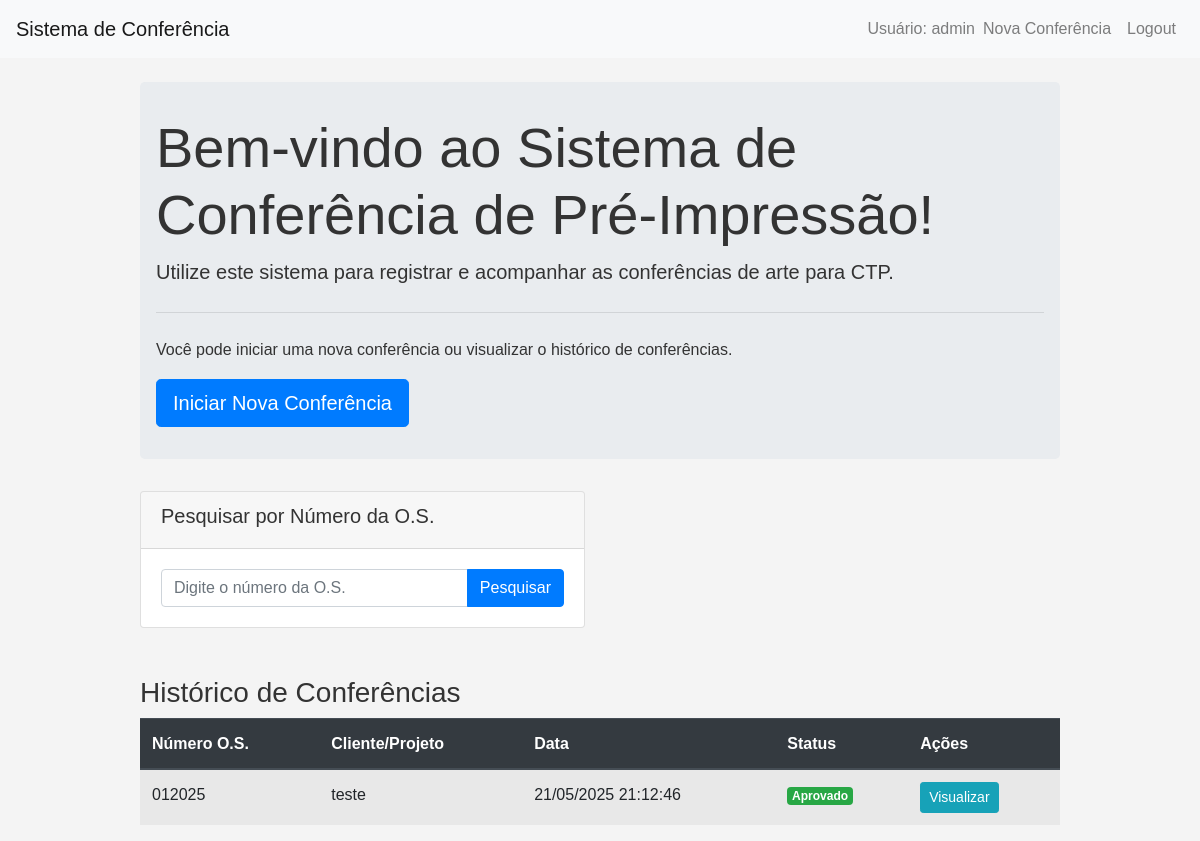
Page / (signed in) on the committed database.
### app.py (models this page shows)
class Conferencia(db.Model):
    __tablename__ = "Conferencias"
    id_conferencia = db.Column(db.Integer, primary_key=True, autoincrement=True)
    id_usuario_responsavel = db.Column(db.Integer, db.ForeignKey("Usuarios.id_usuario"), nullable=False)
    numero_os = db.Column(db.String(100), nullable=False, index=True)
    nome_cliente_projeto = db.Column(db.String(200))
    nome_arquivo_original = db.Column(db.String(255))
    data_inicio_conferencia = db.Column(db.DateTime, default=datetime.datetime.utcnow)
    data_fim_conferencia = db.Column(db.DateTime)
    observacoes_gerais = db.Column(db.Text)
    status_conferencia = db.Column(db.String(50), default="Em Andamento") # Em Andamento, Aprovado, Reprovado com Pendências
    itens_conferencia = db.relationship("ItemConferencia", backref="conferencia_pai", lazy=True, cascade="all, delete-orphan")
    processos_adicionais = db.relationship("ProcessoAdicionalConferencia", backref="conferencia_pai", lazy=True, uselist=False, cascade="all, delete-orphan")

### app.py (the view)
@app.route("/")
def index():
    if "user_id" not in session:
        return redirect(url_for("login"))
    pesquisa_os = request.args.get('pesquisa_os', '')
    if pesquisa_os:
        conferencias = Conferencia.query.filter(
            Conferencia.id_usuario_responsavel == session["user_id"],
            Conferencia.numero_os.like(f"%{pesquisa_os}%")
        ).order_by(Conferencia.data_fim_conferencia.desc()).all()
    else:
        conferencias = Conferencia.query.filter_by(
            id_usuario_responsavel=session["user_id"]
        ).order_by(Conferencia.data_fim_conferencia.desc()).all()
    return render_template("index.html", conferencias=conferencias)

### app.py (called while the page is built)
@app.template_filter("datetimeformat")
def datetimeformat(value, format="%d/%m/%Y %H:%M:%S"):
    if value is None:
        return ""
    return value.strftime(format)

### templates/index.html (shortened to what this page needs)
{% extends "base.html" %}
{% block content %}
<div class="jumbotron">
    <h1 class="display-4">Bem-vindo ao Sistema de Conferência de Pré-Impressão!</h1>
    <p class="lead">Utilize este sistema para registrar e acompanhar as conferências de arte para CTP.</p>
    <hr class="my-4">
    <p>Você pode iniciar uma nova conferência ou visualizar o histórico de conferências.</p>
    <a class="btn btn-primary btn-lg" href="{{ url_for('nova_conferencia') }}" role="button">Iniciar Nova Conferência</a>
</div>
<div class="row mb-4">
    <div class="col-md-6">
        <div class="card">
            <div class="card-header">
                <h5>Pesquisar por Número da O.S.</h5>
            </div>
            <div class="card-body">
                <form method="GET" action="{{ url_for('index') }}">
                    <div class="input-group">
                        <input type="text" class="form-control" name="pesquisa_os" placeholder="Digite o número da O.S." value="{{ request.args.get('pesquisa_os', '') }}">
                        <div class="input-group-append">
                            <button class="btn btn-primary" type="submit">Pesquisar</button>
                        </div>
                    </div>
                </form>
            </div>
        </div>
    </div>
</div>
<h3>Histórico de Conferências</h3>
{% if conferencias %}
<div class="table-responsive">
    <table class="table table-striped table-hover">
        <thead class="thead-dark">
            <tr>
                <th>Número O.S.</th>
                <th>Cliente/Projeto</th>
                <th>Data</th>
                <th>Status</th>
                <th>Ações</th>
            </tr>
        </thead>
        <tbody>
            {% for conf in conferencias %}
            <tr>
                <td>{{ conf.numero_os }}</td>
                <td>{{ conf.nome_cliente_projeto }}</td>
                <td>{{ conf.data_fim_conferencia|datetimeformat if conf.data_fim_conferencia else conf.data_inicio_conferencia|datetimeformat }}</td>
                <td>
                    <span class="badge {% if conf.status_conferencia == 'Aprovado' %}badge-success{% elif conf.status_conferencia == 'Reprovado com Pendências' %}badge-danger{% else %}badge-warning{% endif %}">
                        {{ conf.status_conferencia }}
                    </span>
                </td>
                <td>
                    <a href="{{ url_for('visualizar_conferencia', id_conferencia=conf.id_conferencia) }}" class="btn btn-sm btn-info">Visualizar</a>
                </td>
            </tr>
            {% endfor %}
        </tbody>
    </table>
</div>
{% else %}
<div class="alert alert-info">
    Nenhuma conferência encontrada. {% if request.args.get('pesquisa_os') %}Tente uma pesquisa diferente ou {% endif %}inicie uma nova conferência.
</div>
{% endif %}
{% endblock %}

### static/style.css (style rules this page uses)
body { font-family: sans-serif; line-height: 1.6; margin: 0; padding: 0; background-color: #f4f4f4; color: #333; }
.jumbotron { background-color: #e9ecef; padding: 2rem 1rem; border-radius: .3rem; }
.card { margin-bottom: 1.5rem; }
.card-header { font-weight: bold; }

### rows in the picture
Conferencia: numero_os "012025", nome_cliente_projeto "teste", data_fim_conferencia "21/05/2025 21:12:46", status_conferencia "Aprovado"

### other values in the picture
{{ session.user_name }} "admin"
